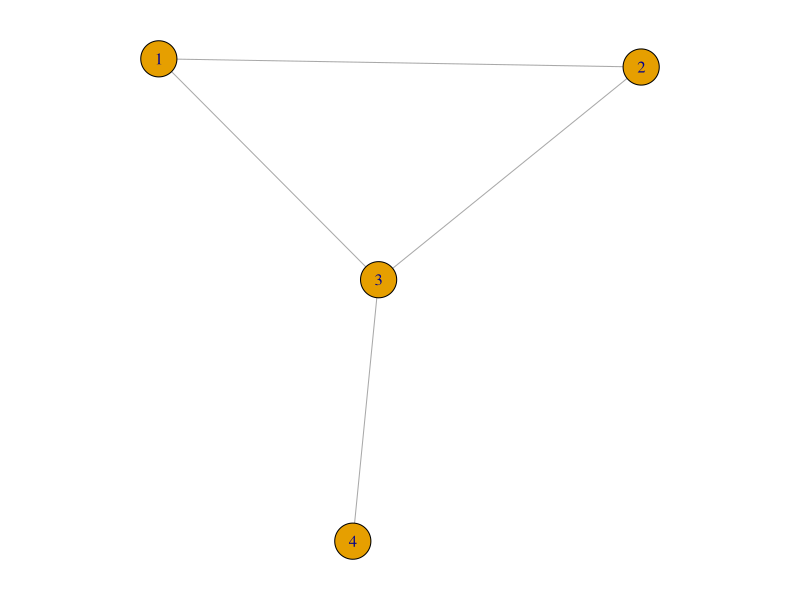
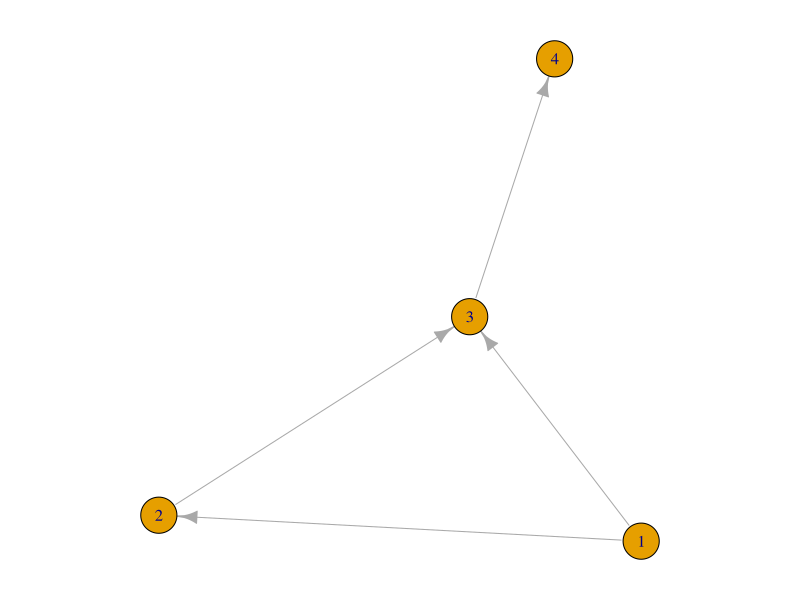
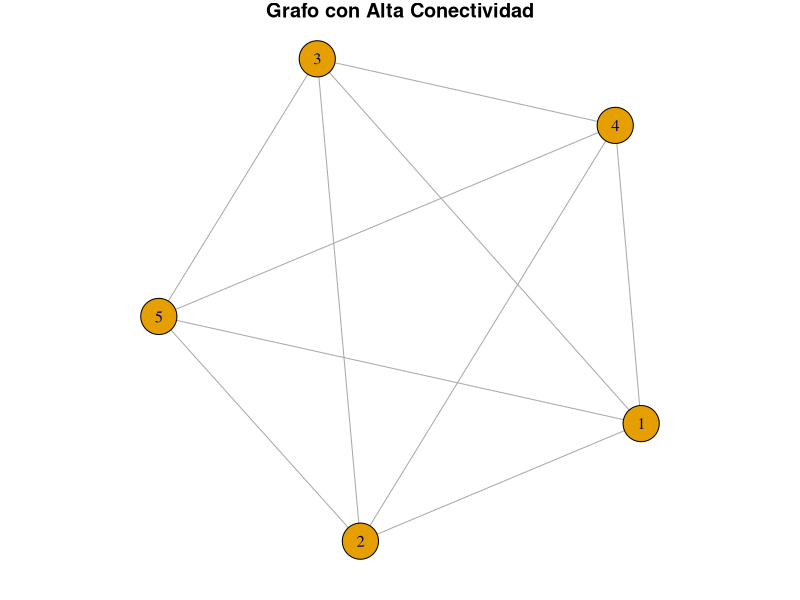
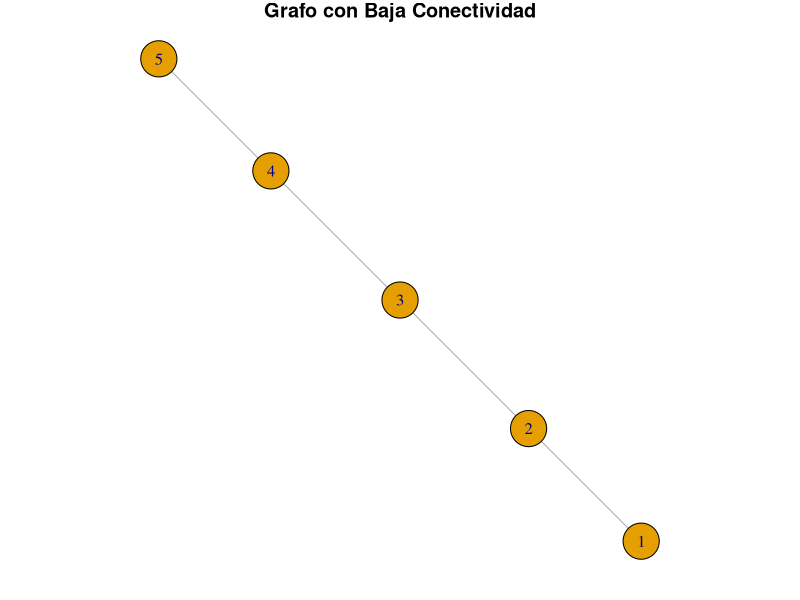
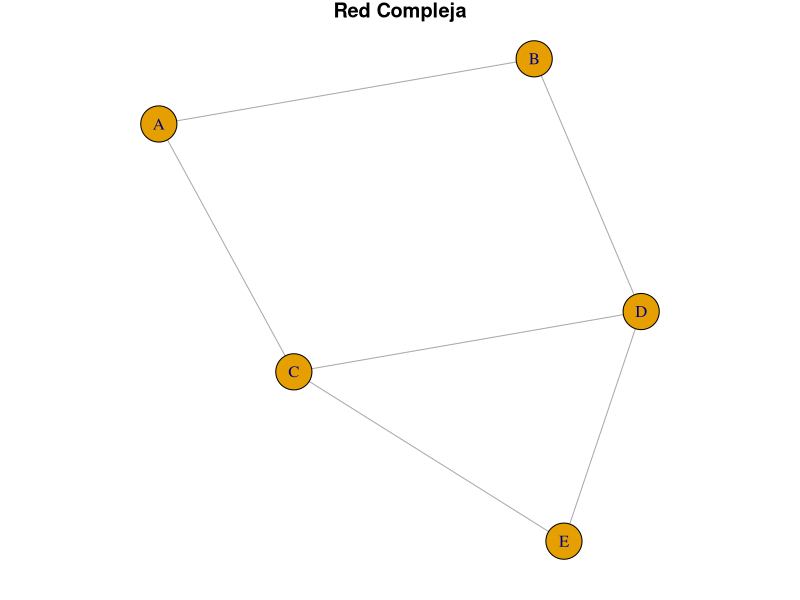

R code for these plots, in order: (Note: this script raises an error after producing the figures.)
## ---- chunk 1
# Instalación del paquete igraph
if (!requireNamespace("igraph", quietly = TRUE)) {
  install.packages("igraph")
}
library(igraph)
## ---- chunk 2
par(mar = c(1, 1, 1, 1))
g1 <- make_graph(edges = c(1, 2, 1, 3, 2, 3, 3, 4), n = 4, directed = FALSE)
plot(g1)
## ---- chunk 3
g2 <- make_graph(edges = c(1, 2, 1, 3, 2, 3, 3, 4), n = 4, directed = TRUE)
par(mar = c(1, 1, 1, 1))
plot(g2)
## ---- chunk 4
# Grafo completo de 5 nodos (alta conectividad)
g_high <- make_full_graph(5)
plot(g_high, main = "Grafo con Alta Conectividad")

# Verificamos la conectividad de nodos y aristas
cat("Conectividad de nodos (g_high):", vertex_connectivity(g_high), "\n")
cat("Conectividad de aristas (g_high):", edge_connectivity(g_high), "\n")
cat("¿Es conexo (g_high)?", is_connected(g_high), "\n")
## ---- chunk 5
# Grafo lineal de 5 nodos (baja conectividad)
g_low <- make_graph(edges = c(1, 2, 2, 3, 3, 4, 4, 5), n = 5, directed = FALSE)
plot(g_low, main = "Grafo con Baja Conectividad")

# Verificamos la conectividad de nodos y aristas
cat("Conectividad de nodos (g_low):", vertex_connectivity(g_low), "\n")
cat("Conectividad de aristas (g_low):", edge_connectivity(g_low), "\n")
cat("¿Es conexo (g_low)?", is_connected(g_low), "\n")
## ---- chunk 6
# Crear un grafo con 5 nodos y 6 aristas
g_vis_examples <- make_graph(c("A", "B", "A", "C", "B", "D", "C", "D", "C", "E", "D", "E"), directed = FALSE)

# Visualizar la red básica
plot(g_vis_examples, vertex.label = V(g_vis_examples)$name, main = "Red Compleja")
## ---- chunk 7
# Convertir el grafo en data.frame con formato "from-to"

# Convertir el grafo en una matriz de adyacencia
adjacency_matrix <- as.matrix(as_adjacency_matrix(g_vis_examples))

# Mostrar la matriz de adyacencia
adjacency_matrix

## ---- chunk 8
# Instala el paquete si aún no está instalado
if (!requireNamespace("Matrix", quietly = TRUE)) {
  install.packages("Matrix")
}
# Cargar el paquete Matrix
library(Matrix)

# Crear una matriz dispersa
# Definimos una matriz de 5x5 con solo algunos enlaces
adj_matrix <- Matrix(c(0, 1, 0, 0, 1,
                       1, 0, 1, 0, 0,
                       0, 1, 0, 1, 0,
                       0, 0, 1, 0, 1,
                       1, 0, 0, 1, 0), 
                     nrow = 5, ncol = 5, sparse = TRUE)

# Mostrar la matriz dispersa
print(adj_matrix)

# igraph ahora usa matrices sparse por definicion:
print(as_adjacency_matrix(g_vis_examples))
## ---- chunk 9

# Crear una matriz de adyacencia 20000x20000 en base R (approx no. genes en genoma humano)
# Han estimado 650000 interacciones entre estos genes
set.seed(42)
dense_matrix <- matrix(0, nrow = 20000, ncol = 20000)
positions <- sample(1:(1000*1000), size = 650000)  # Solo 1000 conexiones
dense_matrix[positions] <- 1

# Mostrar el tamaño en memoria de la matriz densa
dense_matrix_size <- object.size(dense_matrix)
print(paste("Tamaño de la matriz densa:", format(dense_matrix_size, units = "auto")))

# Convertir la matriz densa a una matriz dispersa
sparse_matrix <- as(dense_matrix, "sparseMatrix")

# Mostrar el tamaño en memoria de la matriz dispersa
sparse_matrix_size <- object.size(sparse_matrix)
print(paste("Tamaño de la matriz dispersa:", format(sparse_matrix_size, units = "auto")))

## ---- chunk 10
plot(g_vis_examples, vertex.color = c("red", "green", "blue", "orange", "purple"), vertex.label = V(g_vis_examples)$name, main = "Colores de Nodos Diferentes")
## ---- chunk 11
vertex_sizes <- degree(g_vis_examples) * 5
plot(g_vis_examples, vertex.size = vertex_sizes, vertex.label = V(g_vis_examples)$name, main = "Tamaño de Nodos Basado en Grado")
## ---- chunk 12
plot(g_vis_examples, edge.lty = "dotted", vertex.label = V(g_vis_examples)$name, main = "Aristas Dotted")
## ---- chunk 13
plot(g_vis_examples, edge.color = "purple", vertex.label = V(g_vis_examples)$name, main = "Colores de Aristas Diferentes")
## ---- chunk 14
plot(g_vis_examples, layout = layout_in_circle, vertex.label = V(g_vis_examples)$name, main = "Estructura Circular")

# No se ver muy bien - vamos a ver mejro
# Crear un grafo aleatorio con 20 nodos y un número específico de aristas
set.seed(1)
g_20 <- sample_gnp(20, p = 0.2)  # Generar una red aleatoria

# Visualizar la red en un layout circular
plot(g_20, layout = layout_in_circle, vertex.label = V(g_20)$name, 
     vertex.color = "lightblue", edge.color = "gray", main = "Red Circular con 20 Nodos")


## ---- chunk 15
plot(g_vis_examples, layout = layout_on_grid, vertex.label = V(g_vis_examples)$name, main = "Estructura de Grid")

plot(g_20, layout = layout_on_grid, vertex.label = V(g_20)$name, 
     vertex.color = "lightgreen", edge.color = "gray", main = "Red Grid con 20 Nodos")

## ---- chunk 16

# Calcular el grado para cada nodo
degree_values <- degree(g_20)
# Normalizar los valores del grado para que estén entre 0 y 1
degree_normalized <- (degree_values - min(degree_values)) / (max(degree_values) - min(degree_values))
# Asignar colores según el grado
# Usaremos un gradiente de colores de azul (bajo grado) a rojo (alto grado)
node_colors <- colorRampPalette(c("blue", "red"))(length(degree_normalized))[rank(degree_normalized)]
# Graficar el grafo
plot(g_20, vertex.color = node_colors, main = "Grafo con Nodos Coloreados por Grado")

## ---- chunk 17
set.seed(42) # Para reproducibilidad
plot(g_vis_examples, vertex.label = V(g_vis_examples)$name, vertex.size = 10, edge.curved = 0.2, main = "Curved edges")
## ---- chunk 18
set.seed(42) # Para reproducibilidad
plot(g_vis_examples, layout = layout_randomly, vertex.label = V(g_vis_examples)$name, main = "Colocación Aleatoria")
## ---- chunk 19
# Crear un grafo de isla
set.seed(42)
g <- sample_islands(3, 10, 5/10, 1)
plot(g, vertex.label=V(g)$name, main="Grafo de Isla")
## ---- chunk 20
# Grafo Erdős-Rényi
g_er <- sample_gnp(100, p = 0.05)
plot(g_er, vertex.size=5, main="Grafo Erdős-Rényi")
## ---- chunk 21
# Grafo Barabási-Albert
g_ba <- sample_pa(100)
plot(g_ba, vertex.size=5, main="Grafo Barabási-Albert")
## ---- chunk 22
# Personalización de redes en igraph

# Grafo de ejemplo
g <- sample_gnp(20, p = 0.1)

# Personalizar atributos de nodos
V(g)$color <- ifelse(degree(g) > 2, "red", "blue")  # Color por grado
V(g)$size <- degree(g) * 3  # Tamaño de nodo proporcional al grado
V(g)$label <- paste0("Node:", V(g))  # Etiquetas de nodos

# Personalizar atributos de aristas
E(g)$color <- "gray"  # Color de aristas
E(g)$width <- 2  # Ancho de aristas

# Graficar el grafo personalizado
plot(g, vertex.label=V(g)$label, edge.arrow.size=0.5, 
     main="Grafo Personalizado: Atributos de Nodos y Aristas")
## ---- chunk 23

# Crear una red aleatoria
set.seed(42)
g_clustering <- sample_gnp(n = 15, p = 0.15, directed = FALSE)

# Calcular el coeficiente de clustering por nodo
vertex_clustering <- transitivity(g_clustering, type = "local")
V(g_clustering)$color <- ifelse(vertex_clustering > 0, "red", "lightblue")

# Visualizar la red con coeficiente de clustering - si los vecinos estan conectadas, se visualiza en rojo!
set.seed(321)
plot(g_clustering, vertex.size = 5, vertex.label = NA, main = "Coeficiente de Clustering Local")
## ---- chunk 24
library(igraph)
set.seed(333)
# High Global Clustering Coefficient - Small-World Network
g_high_clustering <- sample_smallworld(dim = 1, size = 30, nei = 3, p = 0.05)
global_clustering_high <- transitivity(g_high_clustering, type = "global")
cat("Global Clustering Coefficient (High):", global_clustering_high, "\n")

# Low Global Clustering Coefficient - Random Network
g_low_clustering <- sample_gnp(30, p = 0.05, directed = FALSE)
global_clustering_low <- transitivity(g_low_clustering, type = "global")
cat("Global Clustering Coefficient (Low):", global_clustering_low, "\n")

# Plotting both networks
par(mfrow = c(1, 2))
plot(g_high_clustering, main = paste("High Clustering (Coeff:", round(global_clustering_high, 2), ")"),
     vertex.size = 8, vertex.label = NA, edge.color = "dodgerblue")
plot(g_low_clustering, main = paste("Low Clustering (Coeff:", round(global_clustering_low, 2), ")"),
     vertex.size = 8, vertex.label = NA, edge.color = "tomato")
par(mfrow = c(1, 1))

## ---- chunk 25
set.seed(123)
g <- sample_gnp(10, p = 0.5)

# Calculate betweenness centrality for all nodes
betweenness_centrality <- betweenness(g)

# Normalize the betweenness values for better visualization (optional)
betweenness_normalized <- (betweenness_centrality - min(betweenness_centrality)) / 
    (max(betweenness_centrality) - min(betweenness_centrality))

# Visualize the graph with nodes colored by betweenness centrality
plot(g, 
     vertex.size = 20, 
     vertex.color = heat.colors(100, rev=TRUE)[round(betweenness_normalized * 99) + 1], # Color nodes based on centrality # Optionally remove labels
     main = "Graph colored by Betweenness Centrality")
## ---- chunk 26
# Crear una red de escala libre usando el modelo de Barabási-Albert
g_sf <- sample_pa(1000)

# Obtener la distribución de grado
degree_distribution <- degree(g_sf)

# Visualizar la distribución de grado
hist(degree_distribution, breaks=50, main="Distribución de Grado de una Red de Escala Libre", 
     xlab="Grado", ylab="Frecuencia")
